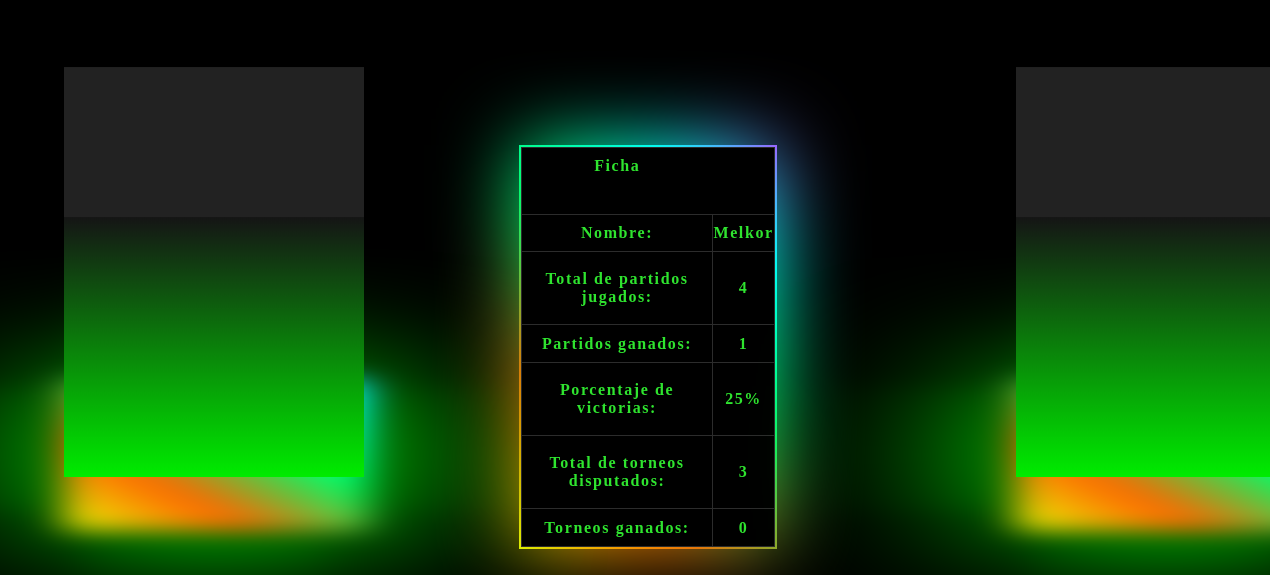
The app's page /U4/Ping_pong/vistas/jugadorVista.php?jugador=Melkor with its own data.
### tables this page shows
CREATE TABLE T_Jugador (
    id_jugador INT PRIMARY KEY AUTO_INCREMENT,
    nombre VARCHAR(50) NOT NULL,
    total_partidos INT NOT NULL,
    partidos_ganados INT NOT NULL,
    total_torneos INT NOT NULL,
    torneos_ganados INT NOT NULL
);

### U4/Ping_pong/accesoDatos/jugadorVistaAccesoDatos.php (called while the page is built, shortened)
<?php
class JugadorAccesoDatos {
    function obtener() {
        $conexion = mysqli_connect('localhost','root','1234');
        $nombreJugador = $_GET['jugador'];
        mysqli_select_db($conexion, 'torneos_pingPong');
        $consulta = mysqli_prepare($conexion, "SELECT
                                                    nombre, total_partidos, partidos_ganados, total_torneos, torneos_ganados
                                                FROM
                                                    T_Jugador
                                                WHERE
                                                    nombre = '".$nombreJugador."';");
        $consulta->execute();
        $result = $consulta->get_result();
        $jugador =  array();
        while ($myrow = $result->fetch_assoc()) {
            array_push($jugador, $myrow);
        }
        return $jugador;
    }
}
?>

### U4/Ping_pong/negocio/jugadorVistaReglasNegocio.php (called while the page is built, shortened)
<?php
require("../accesoDatos/jugadorVistaAccesoDatos.php");
class JugadorReglasNegocio {
    private $NOMBRE;
    private $TOTAL_PARTIDOS;
    private $PARTIDOS_GANADOS;
    private $TOTAL_TORNEOS;
    private $TORNEOS_GANADOS;
    private $PORCENTAJE_VICTORIAS;
    function init($nombre, $totalPartidos, $partidosGanados, $totalTorneos, $torneosGanados, $porcentajeVictorias) {
        $this->NOMBRE = $nombre;
        $this->TOTAL_PARTIDOS = $totalPartidos;
        $this->PARTIDOS_GANADOS = $partidosGanados;
        $this->TOTAL_TORNEOS = $totalTorneos;
        $this->TORNEOS_GANADOS = $torneosGanados;
        $this->PORCENTAJE_VICTORIAS = $porcentajeVictorias;
    }
    function getNOMBRE() {
        return $this->NOMBRE;
    }
    function getTOTAL_PARTIDOS() {
        return $this->TOTAL_PARTIDOS;
    }
    function getPARTIDOS_GANADOS() {
        return $this->PARTIDOS_GANADOS;
    }
    function getTOTAL_TORNEOS() {
        return $this->TOTAL_TORNEOS;
    }
    function getTORNEOS_GANADOS(){
        return $this->TORNEOS_GANADOS;
    }
    function getPORCENTAJE_VICTORIAS(){
        return $this->PORCENTAJE_VICTORIAS;
    }
    function obtener() {
        $jugadorDAL = new JugadorAccesoDatos();
        $results = $jugadorDAL->obtener();
        $listaJugador =  array();
        foreach ($results as $jugador) {
            $porcentaje = intval(($jugador['partidos_ganados'] / $jugador['total_partidos']) * 100);
            $oJugadorReglasNegocio = new JugadorReglasNegocio();
            $oJugadorReglasNegocio->init($jugador['nombre'], $jugador['total_partidos'], $jugador['partidos_ganados'], $jugador['total_torneos'], $jugador['torneos_ganados'], $porcentaje);
            array_push($listaJugador,$oJugadorReglasNegocio);
        }
        return $listaJugador;
    }
}
?>

### U4/Ping_pong/vistas/jugadorVista.php (the view, shortened to what this page needs)
<!DOCTYPE html>
<html lang='en'>
<head>
    <link rel='stylesheet' href='../css/jugadorVista.css'>
</head>
<body>
    <?php
    require('../negocio/jugadorVistaReglasNegocio.php');
    $jugadorBL = new JugadorReglasNegocio();
    $datosJugador = $jugadorBL->obtener();
    foreach($datosJugador as $jugador){
        echo "<div class='contenedor'>
    <div class='primera_caja'></div>
    <div class='segunda_caja'>
        <div class='primera_columna'>
            <div class='cube'>
                <div class='top'></div>
                    <div>
                        <span style='--i:0;'></span>
                        <span style='--i:1;'></span>
                        <span style='--i:2;'></span>
                        <span style='--i:3;'></span>
                    </div>
                </div>
        </div>
        <div class='segunda_columna'>
        <div class='bloque brillo'>
    <table>
        <tr>
            <th class='ficha'>Ficha</th>
        </tr>
        <tr class='espacio'></tr>
        <tr>
            <th>Nombre:</th>
            <th>".$jugador->getNOMBRE()."</th>
        </tr>
        <tr>
            <th>Total de partidos jugados:</th>
            <th>".$jugador->getTOTAL_PARTIDOS()."</th>
        </tr>
        <tr>
            <th>Partidos ganados:</th>
            <th>".$jugador->getPARTIDOS_GANADOS()."</th>
        </tr>
        <tr>
            <th>Porcentaje de victorias:</th>
            <th>".$jugador->getPORCENTAJE_VICTORIAS()."%</th>
        </tr>
        <tr>
            <th>Total de torneos disputados:</th>
            <th>".$jugador->getTOTAL_TORNEOS()."</th>
        </tr>
        <tr>
            <th>Torneos ganados:</th>
            <th>".$jugador->getTORNEOS_GANADOS()."</th>
        </tr>
    </table>
</div>
        </div>
        <div class='tercera_columna'>
            <div class='cube'>
                <div class='top'></div>
                <div>
                    <span style='--i:0;'></span>
                    <span style='--i:1;'></span>
                    <span style='--i:2;'></span>
                    <span style='--i:3;'></span>
                </div>
            </div>
        </div>
    </div>
</div>";
    }
    ?>
</body>
</html>

### U4/Ping_pong/css/jugadorVista.css (style rules this page uses)
* { margin: 0px; padding: 0px; }
body { background-color: black; }
.bloque { position: relative; margin-left: 32%; margin-top: 40%; width: 40%; height: 400px; background: black; }
.brillo::before, .brillo::after { content: ''; position: absolute; left: -2px; top: -2px; background: linear-gradient(45deg, #e6fb04,#ff6600,#00ff66,#00ffff,#ff00ff,#ff0099,#6e0dd0,#ff3300,#099fff); background-size: 400%; width: calc(100% + 4px); height: calc(100% + 4px); z-index: -1; animation: brilloAnimacion 20s linear infinite; }
.brillo::after { filter: blur(40px); }
table, th, td { border: 1px solid rgb(44,44,44); border-collapse: collapse; color: hsl(120, 77%, 54%); letter-spacing: 0.1em; }
table { width: 100%; height: 100%; }
.ficha { border: none; }
.espacio { height: 30px; }
.primera_caja { height: 10%; padding: 10px; }
.segunda_caja { height: 50%; }
.primera_columna { margin-left: 5%; margin-top: 8%; float:left; height: 100%; width:20%; }
.segunda_columna { margin-top: -10%; text-align: center; float:left; height: 100%; width: 50%; }
.tercera_columna { margin-left: 5%; margin-top: 8%; float:left; height: 100%; width: 20%; }
.cube { position: relative; width: 300px; height: 300px; transform-style: preserve-3d; transform: rotateX(-30deg); animation: animate 4s linear infinite; }
.cube div { position: absolute; top: 0; left: 0; width: 100%; height: 100%; transform-style: preserve-3d; }
.cube div span { position: absolute; top: 0; left: 0; width: 100%; height: 100%; background: linear-gradient(#151515, #00ec00); transform: rotateY(calc(90deg * var(--i))) translateZ(150px); }
.top { position: absolute; top: 0; left: 0; width: 300px; height: 300px; background: #222; transform: rotateX(90deg) translateZ(150px); }
.top::before { content: ''; position: absolute; top: 0; left: 0; width: 300px; height: 300px; background: linear-gradient(45deg, #e6fb04,#ff6600,#00ff66,#00ffff,#ff00ff,#ff0099,#6e0dd0,#ff3300,#099fff); background-size: 400%; width: calc(100% + 4px); height: calc(100% + 4px); animation: brilloAnimacion 20s linear infinite; transform: translateZ(-360px); filter: blur(20px); box-shadow: 0 0 120px rgba(0, 255, 0, 0.2), 0 0 200px rgba(0, 255, 0, 0.4), 0 0 300px rgba(0, 255, 0, 0.6), 0 0 400px rgba(0, 255, 0, 0.8), 0 0 500px rgba(0, 255, 0, 0.1); }
:root { --clr-neon: hsl(120, 77%, 54%); --clr-bg: hsl(323 21% 16%); }

### records on screen
t_jugador: nombre "Melkor", total_partidos "4", partidos_ganados "1", PORCENTAJE_VICTORIAS "25", total_torneos "3", torneos_ganados "0"
